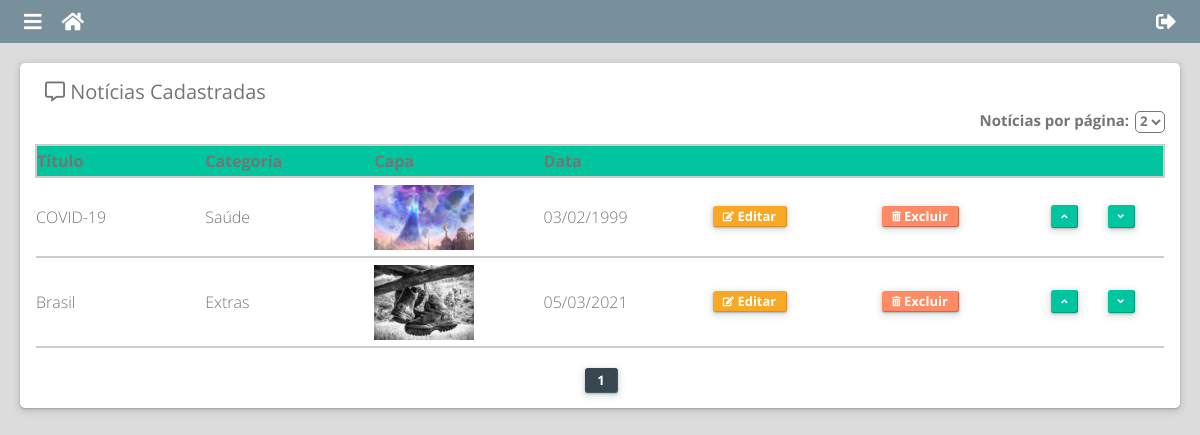
Screenshot of /painel/gerenciar-noticias (signed in) with the database file from the repository.
### classes/MySql.php (called while the page is built)
<?php
	class MySql{
		private static $pdo;
		public static function connect(){
			if(self::$pdo == NULL){
				try{
					self::$pdo = new PDO('mysql:host='.HOST.';dbname='.DATABASE,USER,PASSWORD,array(PDO::MYSQL_ATTR_INIT_COMMAND => 'SET NAMES utf8'));
					self::$pdo->setAttribute(PDO::ATTR_ERRMODE,PDO::ERRMODE_EXCEPTION);
				}catch(Exception $e){
					echo "Erro ao conectar!";
				}
			}
			return self::$pdo;
		}
	}
?>

### classes/Painel.php (called while the page is built, shortened)
<?php
class Painel
{
	public static function selecionarTudo($campos,$tabela,$indice=null,$quantidade=null,$ordem = 'id'){
		if($quantidade!=null)
			$sql = MySql::connect()->prepare("SELECT $campos FROM `$tabela` ORDER BY $ordem LIMIT $indice,$quantidade ");
		else
			$sql = MySql::connect()->prepare("SELECT $campos FROM `$tabela` ORDER BY $ordem");
		$sql->execute();
		return $sql->fetchAll();
	}
}
?>

### painel/pages/gerenciar-noticias.php (the view, shortened to what this page needs)
<?php
	$paginaAtual = isset($_GET['pagina'])? (int)$_GET['pagina']: 1;
	$quantidade = isset($_GET['limite'])? (int)$_GET['limite']: 3;
	$conteudo = Painel::selecionarTudo("*",'tb_site.noticias',($paginaAtual-1)*$quantidade,$quantidade,"order_id");
	$totalElementos = count(Painel::selecionarTudo("id","tb_site.noticias"));
	$totalPaginas = ceil($totalElementos/$quantidade);
?>
<div class="content">
	<div class="box-content">
		<h2><i class="far fa-comment-alt"></i> Notícias Cadastradas</h2>
		<div class="quantidade-paginas right">
				<label>Notícias por página: </label>
				<select name="limite">
				<?php
					for ($i=2; $i<=$totalElementos ; $i++) {
						if($i==$quantidade)
							echo '<option value="'.$i.'" selected="selected">'.$i.'</option>';
						else
							echo '<option value="'.$i.'">'.$i.'</option>';
					}
				?>
				</select>
		</div>
		<div class="box-tabela">
			<table>
				<tr>
					<th>Título</th>
					<th>Categoria</th>
					<th>Capa</th>
					<th>Data</th>
					<th></th>
					<th></th>
					<th></th>
					<th></th>
				</tr>
			<?php foreach ($conteudo as $key => $value){?>
				<tr>
					<td style="width: 15%"><?php echo $value['titulo']; ?></td>
					<td style="width: 15%"><?php echo $value['categoria']; ?></td>
					<td style="width: 15%"><img  src='<?php echo INCLUDE_PATH_PAINEL."uploads/".$value["capa"]; ?>'></td>
					<td style="width: 15%"><?php echo $value['data']; ?></td>
					<td style="width: 15%">
						<a  id="editar" href="<?php echo INCLUDE_PATH_PAINEL;?>editar-noticia?id=<?php echo $value['id']?>"><i class="fas fa-edit"></i> Editar </a>
					</td>
					<td style="width: 15%">
						<a id="deletar" actionBtn="deletar-slide" href="<?php echo INCLUDE_PATH_PAINEL.'gerenciar-noticias?excluir='.$value['id'].'&capa='.$value['capa']?>"><i class="fas fa-trash-alt"></i> Excluir </a>
					</td>
					<td style="width: 5%">
						<span name='ordenar' value='up' id="<?php echo $value["id"] ?>"><i class="fas fa-angle-up"></i></span>
					</td>
					<td style="width: 5%">
						<span name='ordenar' value='down' id="<?php echo $value["id"] ?>"> <i class="fas fa-angle-down"></i></span>
					</td>
				</tr>
			<?php  } ?>
			</table>
		</div>
		<div class="paginas">
			<?php
				for ($i=1; $i <= $totalPaginas; $i++)
				{
					if($i==$paginaAtual)
						echo '<span value="'.$i.'" class="ativado">'.$i.'</span>';
					else
						echo '<span value="'.$i.'">'.$i.'</span>';
				}
			?>
		</div>
	</div>
</div>

### painel/estilo/style.css (style rules this page uses)
* { margin: 0; padding: 0; box-sizing: border-box; font-family: "Open Sans"; }
.right { float: right; }
html,body { background-color: rgb(220,220,220); }
.content { position: relative; left: 20%; width: 80%; padding: 20px; }
.box-content { box-shadow: 0 1px 2px 0 rgba(60,64,67,0.302), 0 2px 6px 2px rgba(60,64,67,0.149); margin-bottom: 7px; padding: 15px; background-color: white; border-radius: 5px; }
.box-content h2 { width: 100%; color: #757575; font-size: 20px; font-weight: 400; margin-left: 10px; display: inline-block; }
.box-tabela { padding: 15px 0; width: 100%; overflow-x: auto; }
table { width: 100%; border-collapse: collapse; text-align: left; font-size: 16px; min-width: 900px; color: #757575; }
tr { font-weight: 300; margin-bottom: 2px; border-bottom: 2px solid #ccc; }
tr:nth-of-type(1) { background-color: #00C59E; border: 2px solid #ccc; }
td,th { padding: 4px 0; }
table a { position: relative; bottom: 2px; text-decoration: none; color: white; padding: 1px 10px; border-radius: 3px; font-size: 13px; font-weight: bold; box-shadow: 0 1px 2px 0 rgba(60,64,67,0.302), 0 2px 6px 2px rgba(60,64,67,0.149); }
#editar { background-color: #f9a825; border-bottom: 1px solid #d69120; border-right: 1px solid #d69120; }
#deletar { background-color: #ff8a65; border-bottom: 1px solid #c76b4e; border-right: 1px solid #c76b4e; }
table i { position: relative; font-size: 10px; bottom: 1px; }
table img { position: relative; top: 3px; width: 100px; }
.box-tabela td span { position: relative; bottom: 2px; border-bottom: 1px solid #009c7d; border-right: 1px solid #009c7d; text-decoration: none; color: white; padding: 2px 10px; border-radius: 3px; font-size: 13px; font-weight: bold; cursor: pointer; background-color: #00C59E; box-shadow: 0 1px 2px 0 rgba(60,64,67,0.302), 0 2px 6px 2px rgba(60,64,67,0.149); }
.quantidade-paginas { position: relative; color: #757575; top: 4px; }
.quantidade-paginas label { font-size: 15px; font-weight: bold; }
.quantidade-paginas select { font-weight: bold; color: #757575; background-color: white; border-radius: 5px; cursor: pointer; margin-left: 2px; }
.paginas { text-align: center; margin-top: 5px; }
.paginas span { display: inline-block; text-decoration: none; padding: 3px 12px; background-color: #78909c; color: white; border-radius: 3px; font-size: 13px; font-weight: bold; margin-left: 3px; border-bottom: 1px solid #455a64; border-right: 1px solid #455a64; cursor: pointer; box-shadow: 0 1px 2px 0 rgba(60,64,67,0.302), 0 2px 6px 2px rgba(60,64,67,0.149); }
.paginas span.ativado { background-color: #37474f; }
@media screen and (max-width: 1250px) { div.content { width: 100%; left: 0; } }

### estilo/all.css (style rules this page uses)
.fa, .fas, .far, .fal, .fad, .fab { -moz-osx-font-smoothing: grayscale; -webkit-font-smoothing: antialiased; display: inline-block; font-style: normal; font-variant: normal; text-rendering: auto; line-height: 1; }
.fa-angle-down:before { content: "\f107"; }
.fa-angle-up:before { content: "\f106"; }
.fa-comment-alt:before { content: "\f27a"; }
.fa-edit:before { content: "\f044"; }
.fa-trash-alt:before { content: "\f2ed"; }
.far { font-family: 'Font Awesome 5 Free'; font-weight: 400; }
.fa, .fas { font-family: 'Font Awesome 5 Free'; font-weight: 900; }

### rows the page displays
tb_site.noticias: titulo "COVID-19", categoria "Saúde", capa (picture), data "03/02/1999"
tb_site.noticias: titulo "Brasil", categoria "Extras", capa (picture), data "05/03/2021"

### other values shown
form field limite "2"
